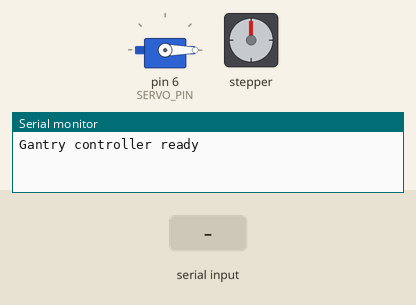
This sketch was run on a simulated Arduino Uno, built with avr-gcc and run on an emulated ATmega328P. Shown: servo, stepper motor, the last lines printed to the serial monitor. The test bench sets the inputs (shaded band). Stepper angles assume 200 steps per turn.

Above: at 1.2 s.
1.3 s: "90,45\n" received over Serial
At 1.9 s:
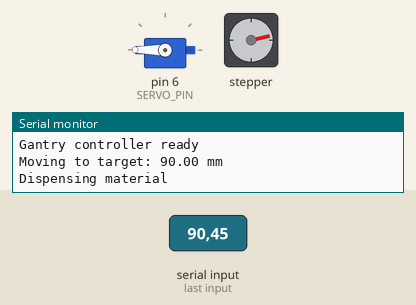
4.3 s: "30,150\n" received over Serial
At 4.7 s:
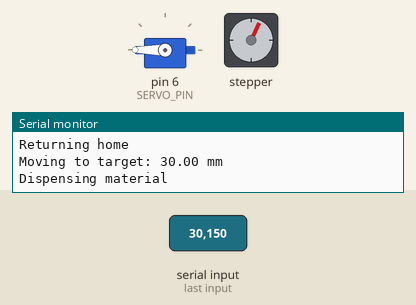
7.3 s: "5\n" received over Serial
At 7.7 s:
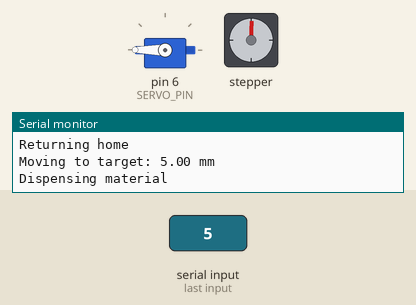
9.3 s: "200\n" received over Serial
At 9.45 s:
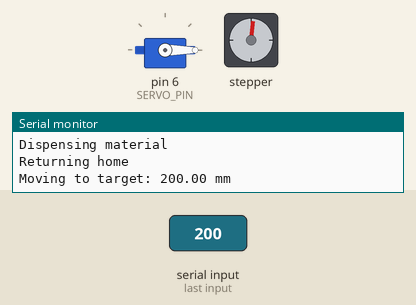
Timing chart, 0 to 12.5 s (numbered marks = the images above; inputs shaded):
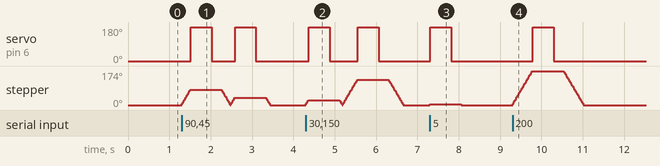

The sketch:

gantry_controller.ino
```cpp
#include <Stepper.h>
#include <Servo.h>

// Cleaned from the Arduino gantry-control logic preserved in the
// original GSET project notes. Hardware pin assignments and the
// communication interface should be verified against the physical build.

constexpr int STEPS_PER_REVOLUTION = 200;
constexpr float MM_PER_REVOLUTION = 411.203f;
constexpr int SERVO_PIN = 6;
constexpr int DISPENSE_OPEN_ANGLE = 180;
constexpr int DISPENSE_CLOSED_ANGLE = 0;

Stepper gantryStepper(STEPS_PER_REVOLUTION, 8, 9, 10, 11);
Servo dispenserServo;

void setup() {
  Serial.begin(9600);
  gantryStepper.setSpeed(60);

  dispenserServo.attach(SERVO_PIN);
  dispenserServo.write(DISPENSE_CLOSED_ANGLE);

  Serial.println("Gantry controller ready");
}

void loop() {
  // Expected serial input: horizontal displacement in millimeters.
  // In the original system this value was supplied by the Raspberry Pi
  // after the pothole-detection subsystem determined the target position.
  if (Serial.available() > 0) {
    const float displacementMm = Serial.parseFloat();

    if (displacementMm > 0.0f) {
      moveToTarget(displacementMm);
      dispenseMaterial();
      returnHome(displacementMm);
    }
  }
}

long millimetersToSteps(float displacementMm) {
  const float revolutions = displacementMm / MM_PER_REVOLUTION;
  return static_cast<long>(revolutions * STEPS_PER_REVOLUTION);
}

void moveToTarget(float displacementMm) {
  const long targetSteps = millimetersToSteps(displacementMm);
  Serial.print("Moving to target: ");
  Serial.print(displacementMm);
  Serial.println(" mm");
  gantryStepper.step(targetSteps);
}

void dispenseMaterial() {
  Serial.println("Dispensing material");
  dispenserServo.write(DISPENSE_OPEN_ANGLE);
  delay(500);
  dispenserServo.write(DISPENSE_CLOSED_ANGLE);
  delay(250);
}

void returnHome(float displacementMm) {
  const long targetSteps = millimetersToSteps(displacementMm);
  Serial.println("Returning home");
  gantryStepper.step(-targetSteps);
}
```

Measured:
- after the input at 1.3 s, servo on pin 6 (SERVO_PIN): alternates 180° for 0.50 s and 0° for 0.57 s, 4 changes in all, then stays 0°, starting after 0.22 s; stepper: turns 77° clockwise in 0.20 s, then 77° counter-clockwise in 0.20 s, then 37° clockwise in 0.11 s, then 37° counter-clockwise in 0.10 s
- after the input at 4.3 s, servo on pin 6 (SERVO_PIN): alternates 180° for 0.50 s and 0° for 0.68 s, starting after 0.07 s; stepper: turns 25° clockwise in 0.06 s, then 25° counter-clockwise in 0.06 s, then 129° clockwise in 0.34 s, then 129° counter-clockwise in 0.34 s
- after the input at 7.3 s, servo on pin 6 (SERVO_PIN): 0° → 180° at once, → 0° 0.50 s later; stepper: goes 3° 0.76 s, then 0°, starting at once
- after the input at 9.3 s, servo on pin 6 (SERVO_PIN): 0° → 180° after 0.49 s, → 0° 0.50 s later; stepper: turns 174° clockwise in 0.48 s, then 174° counter-clockwise in 0.48 s
